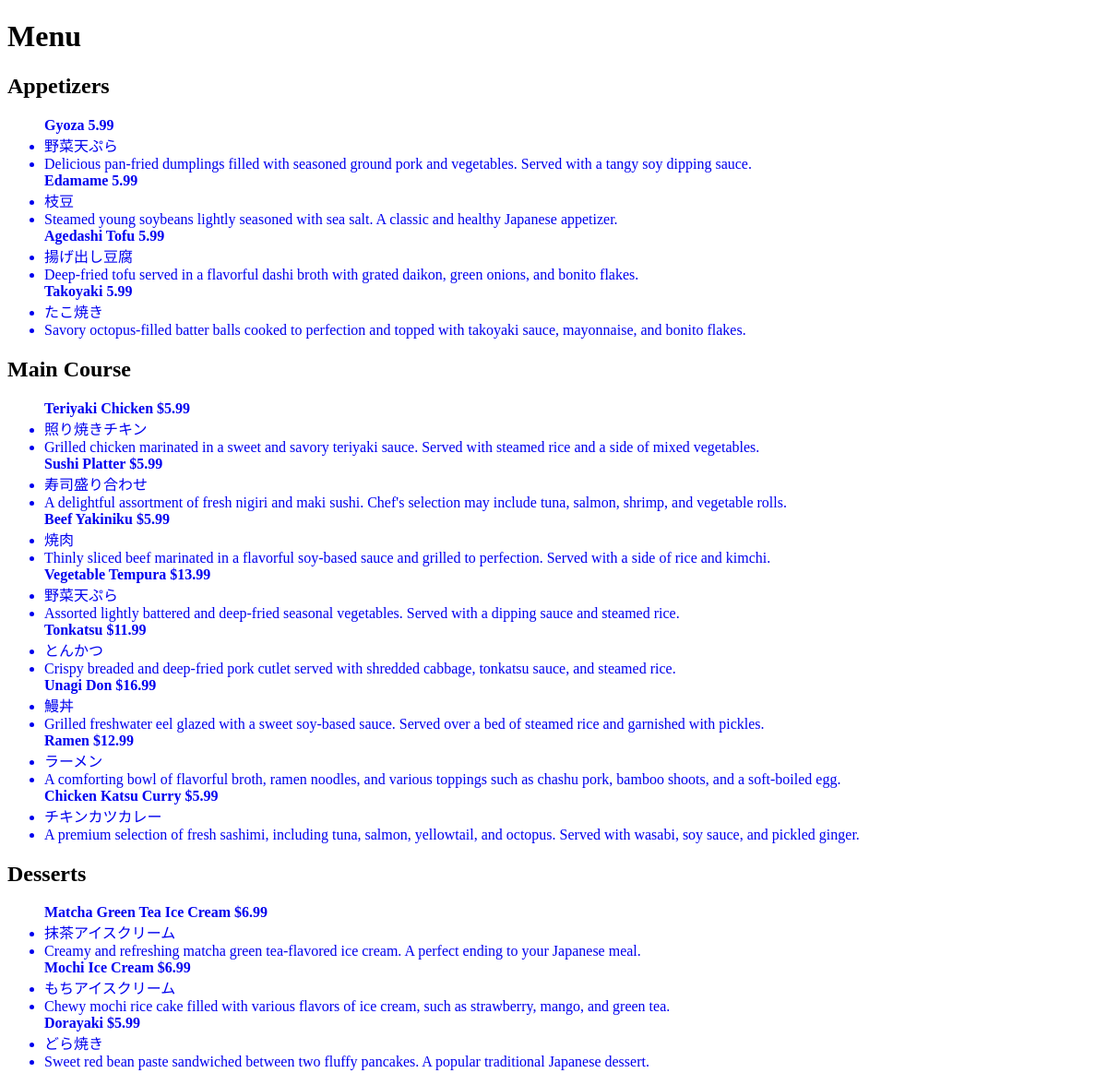
Page /seed/ on the earlier database version.
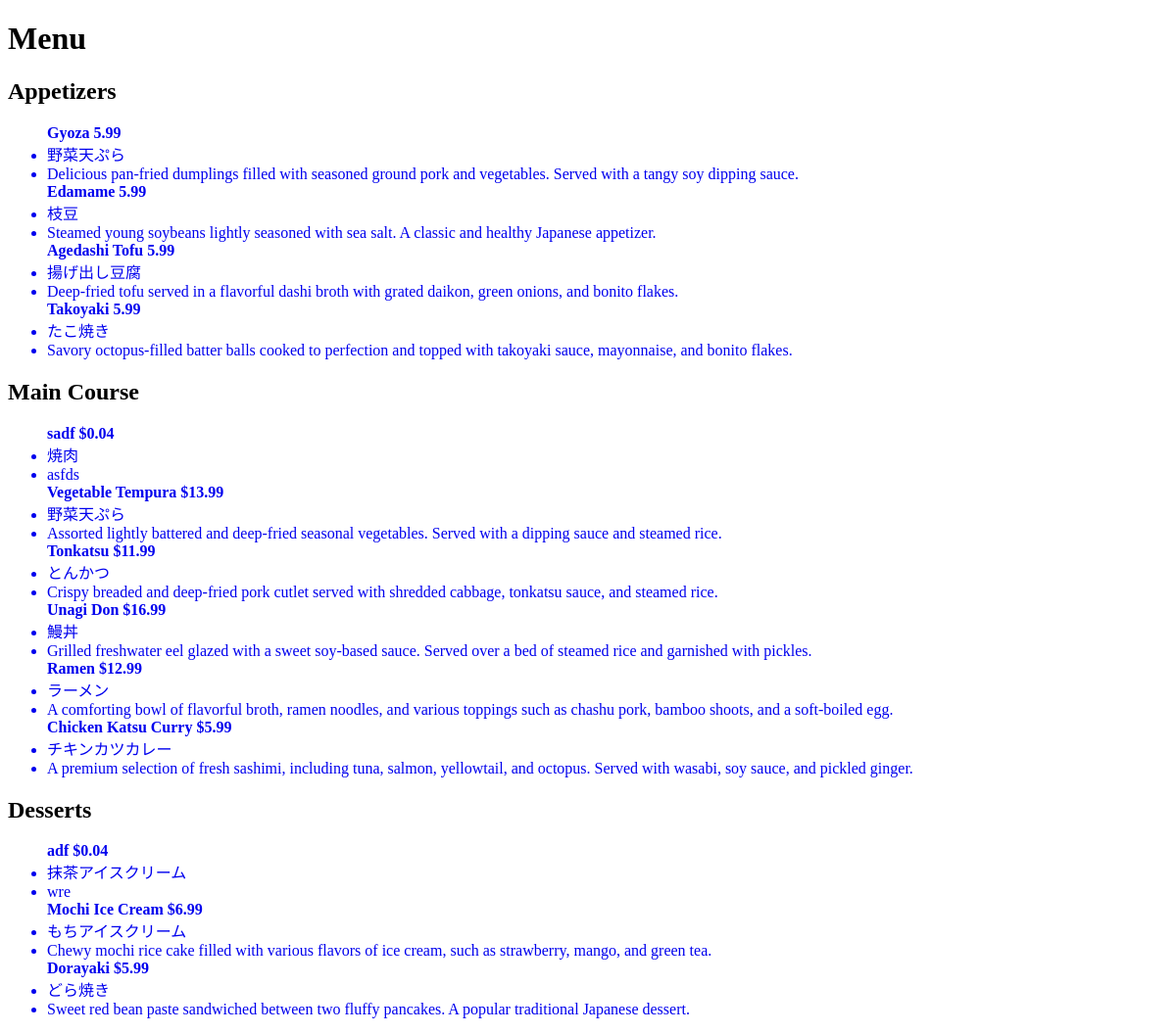
Same page on the later database version.
### menu_app/models.py (models this page shows, shortened)
class Appetizer(models.Model):
    type = models.CharField(max_length=100)
    name = models.CharField(max_length=100)
    japanese_name = models.CharField(max_length=100)
    price = models.DecimalField(max_digits=10, decimal_places=2)
    description = models.CharField(max_length=100)

class MainCourse(models.Model):
    type = models.CharField(max_length=100)
    name = models.CharField(max_length=100)
    japanese_name = models.CharField(max_length=100)
    price = models.DecimalField(max_digits=10, decimal_places=2)
    description = models.CharField(max_length=100)

class Dessert(models.Model):
    type = models.CharField(max_length=100)
    name = models.CharField(max_length=100)
    japanese_name = models.CharField(max_length=100)
    price = models.DecimalField(max_digits=10, decimal_places=2)
    description = models.CharField(max_length=100)

### menu_app/views.py (the view, shortened to what this page needs)
# urls.py: path('seed/', seed),
def seed(request):
  all_appetizers = Appetizer.objects.all()
  all_main_course = MainCourse.objects.all()
  all_desserts = Dessert.objects.all()
  return render(request, 'food_type.html', {'appetizers': all_appetizers, 'main_course': all_main_course, 'desserts': all_desserts})

### menu_app/templates/food_type.html (shortened to what this page needs)
<!DOCTYPE html>
<html lang="en">
  <head>
  </head>
  <body>
    <h1>Menu</h1>
    <h2>Appetizers</h2>
    <ul>
      {% for appetizer in appetizers %}
      <a
        style="text-decoration: none"
        href="{% url 'appetizer_item' appetizer.id %}"
      >
        <b>{{ appetizer.name }} {{ appetizer.price }}</b>
        <li>{{ appetizer.japanese_name }}</li>
        <li>{{ appetizer.description }}</li>
      </a>
      {% endfor %}
    </ul>
    <h2>Main Course</h2>
    <ul>
      {% for main in main_course %}
      <a style="text-decoration: none" href="{% url 'main_item' main.id %}">
        <b>{{ main.name }} ${{ main.price }}</b>
        <li>{{ main.japanese_name }}</li>
        <li>{{ main.description }}</li>
      </a>
      {% endfor %}
    </ul>
    <h2>Desserts</h2>
    <ul>
      {% for dessert in desserts %}
      <a
        style="text-decoration: none"
        href="{% url 'dessert_item' dessert.id %}"
      >
        <b>{{ dessert.name }} ${{ dessert.price }}</b>
        <li>{{ dessert.japanese_name }}</li>
        <li>{{ dessert.description }}</li>
      </a>
      {% endfor %}
    </ul>
  </body>
</html>

Differences in the rows shown:
removed MainCourse: name "Teriyaki Chicken", price "5.99", japanese_name "照り焼きチキン", description "Grilled chicken marinated in a sweet and savory teriyaki sauce. Served with steamed rice and a side of mixed vegetables."
removed MainCourse: name "Sushi Platter", price "5.99", japanese_name "寿司盛り合わせ", description "A delightful assortment of fresh nigiri and maki sushi. Chef's selection may include tuna, salmon, shrimp, and vegetable rolls."
changed MainCourse "焼肉": name "Beef Yakiniku" → "sadf"; price "5.99" → "0.04"; description "Thinly sliced beef marinated in a flavorful soy-based sauce and grilled to perfection. Served with a side of rice and kimchi." → "asfds"
changed Dessert "抹茶アイスクリーム": name "Matcha Green Tea Ice Cream" → "adf"; price "6.99" → "0.04"; description "Creamy and refreshing matcha green tea-flavored ice cream. A perfect ending to your Japanese meal." → "wre"
